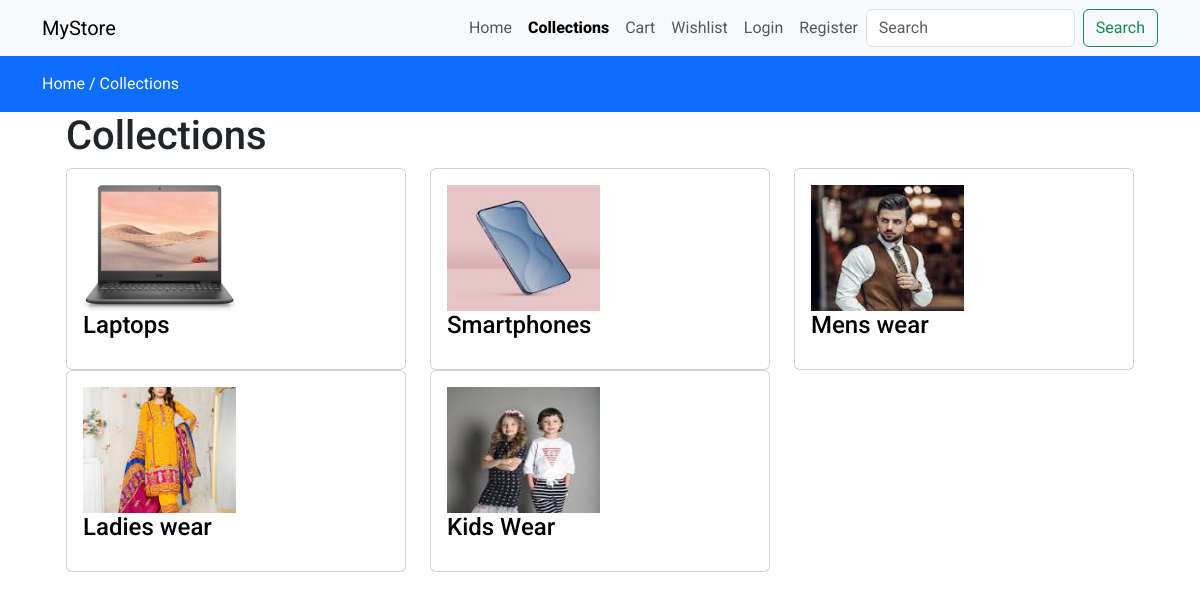
The page /collections on the database its author committed.
### store/models.py (models this page shows, shortened)
class Category(models.Model):
    slug = models.CharField(max_length=150,null=False,blank=False)
    name = models.CharField(max_length=150,null=False,blank=False)
    image = models.ImageField(upload_to=get_file_path,null=True,blank=True)
    description = models.TextField(max_length=500,null=False,blank=False)
    status = models.BooleanField(default=False, help_text="0=default,1=Hidden")
    trending = models.BooleanField(default=False, help_text="0=default,1=Trending")
    meta_title=models.CharField(max_length=150,null=False,blank=False)
    meta_keywords=models.CharField(max_length=150,null=False,blank=False)
    meta_description = models.TextField(max_length=500,null=False,blank=False)
    created_at = models.DateTimeField(auto_now_add=True)

### store/views.py (the view)
# urls.py: path('collections',views.collections,name="collections"),
def collections(request):
    category = Category.objects.filter(status=0)
    context = {'category' : category}
    return render(request,"store/collections.html",context)

### store/templates/store/collections.html
{% extends 'store/layouts/main.html' %}
{% block content %}
<div class="py-3 bg-primary">
    <div class="container">
        <a class="text-white" href="{% url 'home' %}">Home /</a>
        <a class="text-white" href="{% url 'collections' %}">Collections</a>
    </div>
</div>
<div class="container">
    <div class="container">
        <div class="container">
            <h1>Collections</h1>
            <div class="row">
                {% for item in category %}
                    <div class="col-md-4">
                        <div class="card">
                            <a href="{% url 'collectionsview' item.slug %}">
                                <div class="card-body" style="height: 200px;">
                                    <div class="category-image w-50 h-75">
                                        {% if item.image %}
                                            <img src="{{ item.image.url }}" alt="Category image" class="w-100 h-100"/>
                                        {% else %}
                                            <p>No Image Available</p>
                                        {% endif %}
                                    </div>
                                    <h4 class="text-left text-black">{{ item.name}}</h4>
                                </div>
                            </a>
                        </div>
                    </div>
                {% endfor %}
            </div>
        </div>
    </div>
</div>
{% endblock content %}

### store/templates/store/layouts/main.html (style rules this page uses)
* { font-family: 'Roboto', sans-serif; }
a { text-decoration: none; }

### rows shown on the page
Category: image (picture), name "Laptops"
Category: image (picture), name "Smartphones"
Category: image (picture), name "Mens wear"
Category: image (picture), name "Ladies wear"
Category: image (picture), name "Kids Wear"
